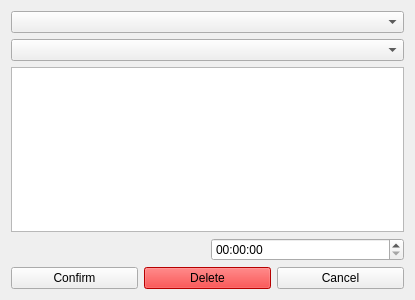
<?xml version="1.0" encoding="UTF-8"?>
<ui version="4.0">
 <class>EditTaskForm</class>
 <widget class="QWidget" name="EditTaskForm">
  <property name="geometry">
   <rect>
    <x>0</x>
    <y>0</y>
    <width>415</width>
    <height>300</height>
   </rect>
  </property>
  <property name="windowTitle">
   <string>Tasks</string>
  </property>
  <layout class="QGridLayout" name="gridLayout">
   <item row="2" column="0" colspan="2">
    <widget class="QTextEdit" name="notes_text_edit"/>
   </item>
   <item row="1" column="0" colspan="2">
    <widget class="CustomComboBox" name="task_dropdown"/>
   </item>
   <item row="0" column="0" colspan="2">
    <widget class="CustomComboBox" name="project_dropdown"/>
   </item>
   <item row="4" column="0" colspan="2">
    <layout class="QHBoxLayout" name="horizontalLayout">
     <item>
      <widget class="QPushButton" name="confirm_button">
       <property name="text">
        <string>Confirm</string>
       </property>
      </widget>
     </item>
     <item>
      <widget class="QPushButton" name="delete_button">
       <property name="styleSheet">
        <string notr="true">background-color: red</string>
       </property>
       <property name="text">
        <string>Delete</string>
       </property>
      </widget>
     </item>
     <item>
      <widget class="QPushButton" name="cancel_button">
       <property name="text">
        <string>Cancel</string>
       </property>
      </widget>
     </item>
    </layout>
   </item>
   <item row="3" column="1">
    <widget class="QTimeEdit" name="time_worked_line"/>
   </item>
  </layout>
 </widget>
 <customwidgets>
  <customwidget>
   <class>CustomComboBox</class>
   <extends>QComboBox</extends>
   <header>customcombobox.h</header>
  </customwidget>
 </customwidgets>
 <resources/>
 <connections/>
</ui>
